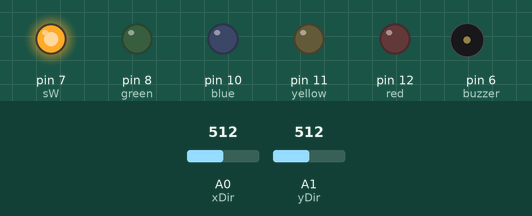
A sketch run on a simulated Arduino Uno, built with avr-gcc and run on an emulated ATmega328P. Shown: output pins drawn as LEDs (lit = HIGH), buzzer (waves = sounding). The inputs (shaded band) are chosen by the test bench; at power-on: A0 (xDir) = 512, A1 (yDir) = 512.

Above: at 1.2 s.
1.3 s: A0 (xDir) set to 587
2.8 s: A0 (xDir) set to 617
At 3.9 s:
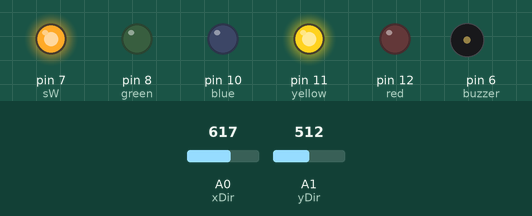
4.3 s: A1 (yDir) set to 592
5.8 s: A1 (yDir) set to 612
At 6.9 s:
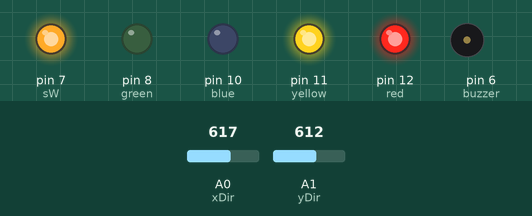
7.3 s: A0 (xDir) set to 590
At 8.3 s:
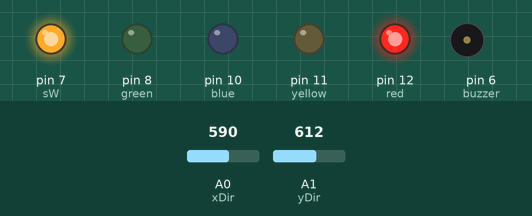
8.8 s: A1 (yDir) set to 390
At 9.6 s:
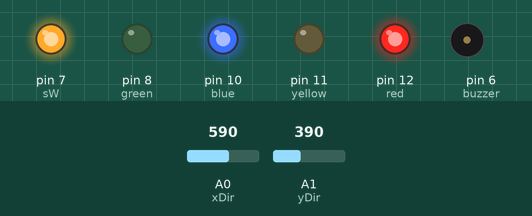
Timing chart, 0 to 11.3 s (numbered marks = the images above; inputs shaded):
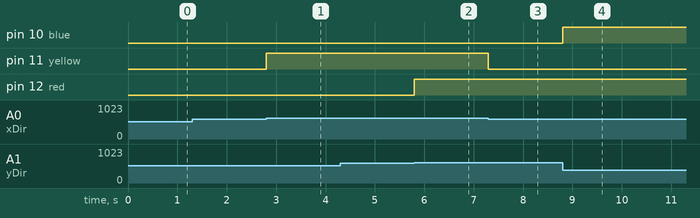

The sketch:

joystick-piano.ino
```cpp
int red = 12;
int yellow = 11;
int blue = 10;
int green = 8;
//frequencies
int buzzer = 6;
//A4, B4, C4, D4, pressed
int frequency[] = {440, 494, 523, 587, 1000};

//directions
int xDir = A0;
int yDir = A1;
int sW = 7;

void setup() {
  //leds
  pinMode(red, OUTPUT);
  pinMode(yellow, OUTPUT);
  pinMode(blue, OUTPUT);
  pinMode(green, OUTPUT);
  //buzzer
  pinMode(buzzer, OUTPUT);
  //joystick
  pinMode(xDir, INPUT);
  pinMode(yDir, INPUT);
  pinMode(sW, OUTPUT);
  digitalWrite(sW, HIGH);

  Serial.begin(9600);

}

void loop() {
  //read values
  int sVal = digitalRead(sW);
  int xVal = analogRead(xDir);
  int yVal = analogRead(yDir);

 //x direction
  if (xVal < 400) {
    digitalWrite(green, HIGH);
    tone(buzzer, frequency[2]);
    noTone(buzzer);
  }
  else if (xVal > 600) {
    digitalWrite(yellow, HIGH);
    tone(buzzer, frequency[0]);
    noTone(buzzer);
  }
  else {
    digitalWrite(green, LOW);
    digitalWrite(yellow, LOW);

  }

  //y direction
   if (yVal < 400) {
    digitalWrite(blue, HIGH);
    tone(buzzer, frequency[3]);
    noTone(buzzer);
  }
  else if (yVal > 600) {
    digitalWrite(red, HIGH);
    tone(buzzer, frequency[2]);
    noTone(buzzer);
  }
  else {
    digitalWrite(red, LOW);
    digitalWrite(blue, LOW);
  }

  //buzzer
  if (sVal == 0) {
    tone(buzzer, frequency[0]);
    noTone(buzzer);
  }
}
```

Measured:
- the behaviour switches between 600 and 601 on A0 (xDir) (found by bisection; images 0 and 1)
- the behaviour switches between 600 and 601 on A1 (yDir) (found by bisection; images 1 and 2)
- after the input at 1.3 s, every drawn part: stays the same
- after the input at 2.8 s, pin 11 (yellow): LOW → HIGH at once
- after the input at 5.8 s, pin 12 (red): LOW → HIGH at once
- after the input at 7.3 s, pin 11 (yellow): HIGH → LOW at once
- after the input at 8.8 s, pin 10 (blue): LOW → HIGH at once
